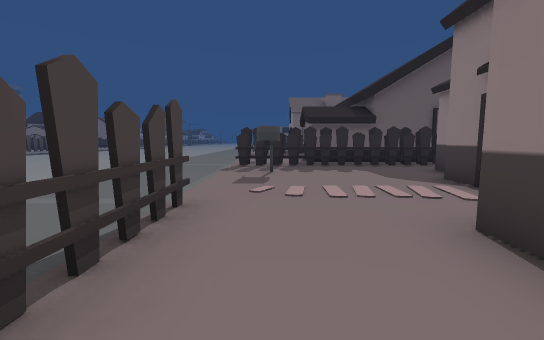
View 1 (above)

16 first-person views from a walk through a scene from a Unity 3-D project. The camera is 1.5 m above the floor, tilts 6° down and sees 90° across. The floor is counted in squares, 2 m on a side. Each view is taken from the middle of a square. On the plan, view 1 faces up. The plan holds only what a view shows up to about 10 squares ahead; the rest is blank. The place goes on beyond the plan. The player is left out. Some animated figures are left out. Some surface patterns are stand-ins.

View 2
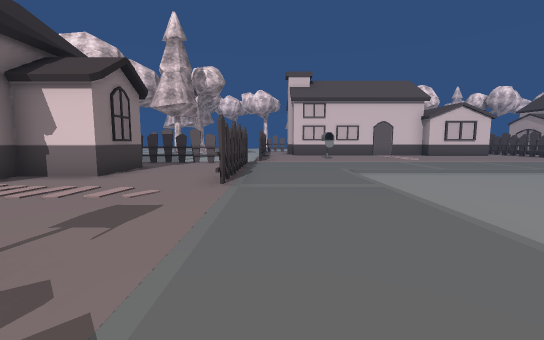

View 3
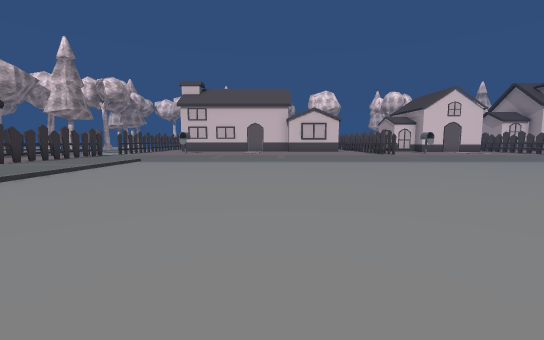

View 4
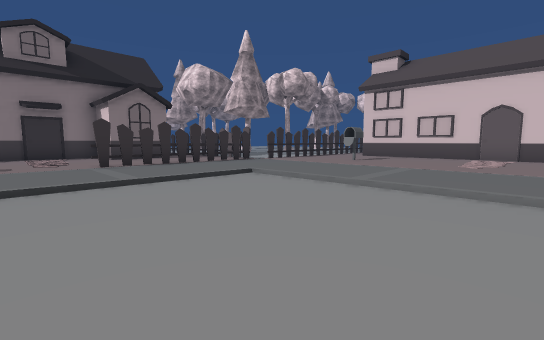

View 5
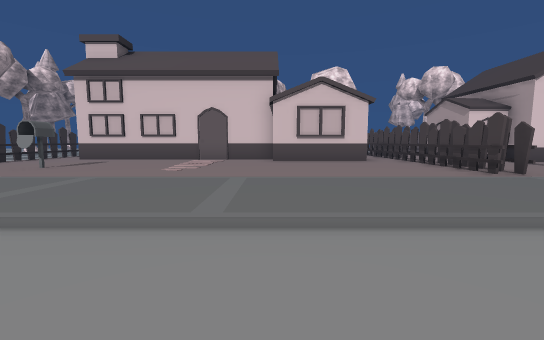

View 6
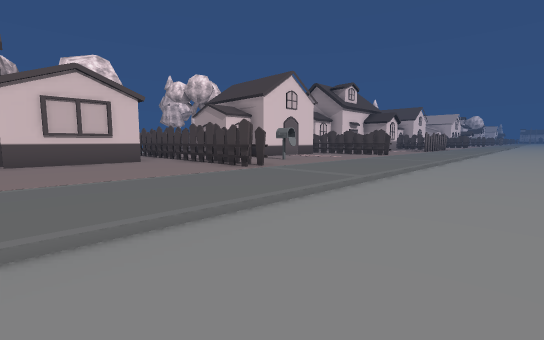

View 7
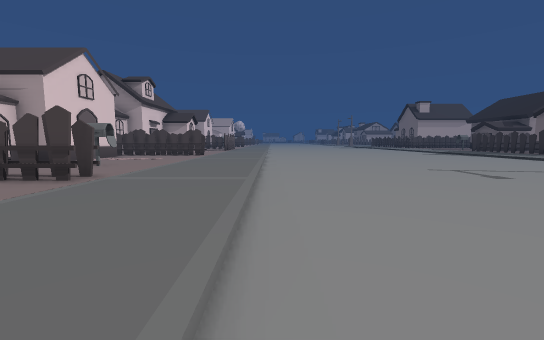

View 8
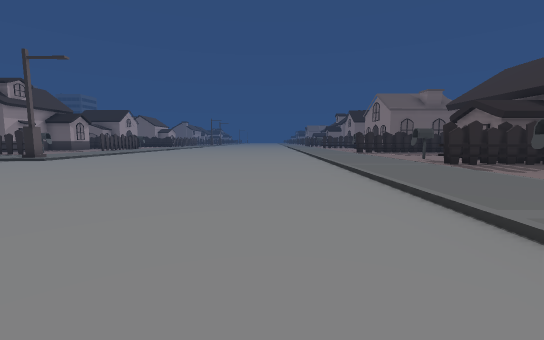

View 9
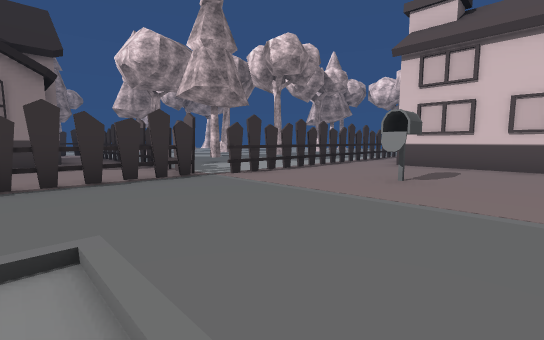

View 10
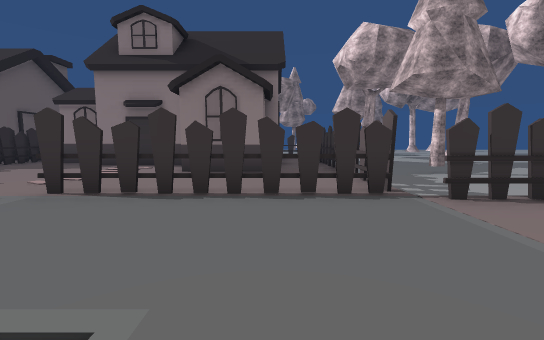

View 11
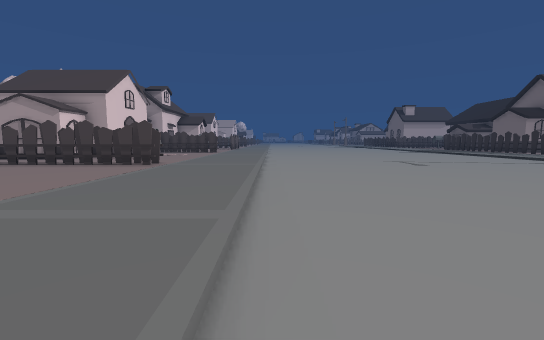

View 12
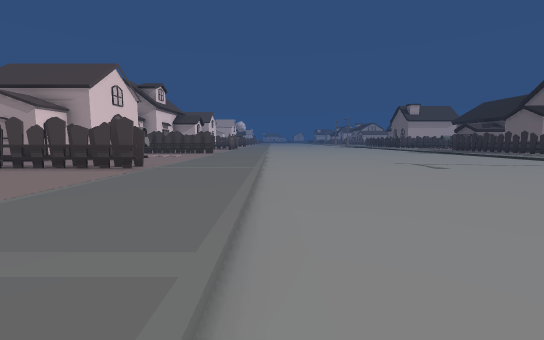

View 13
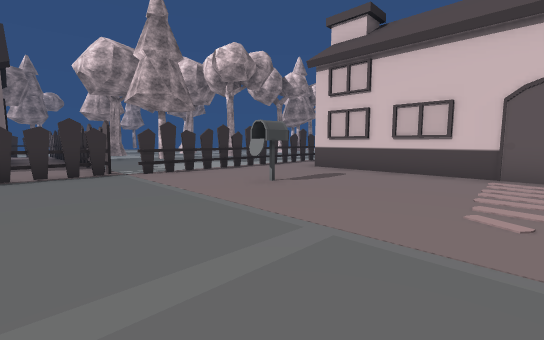

View 14
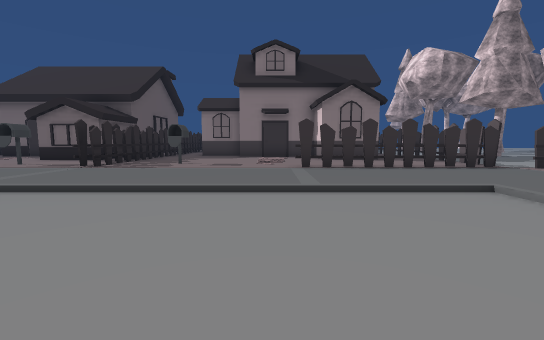

View 15
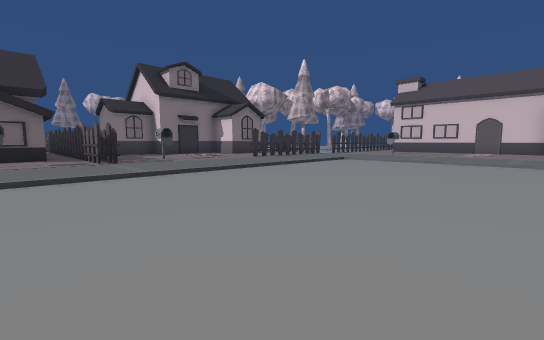

View 16
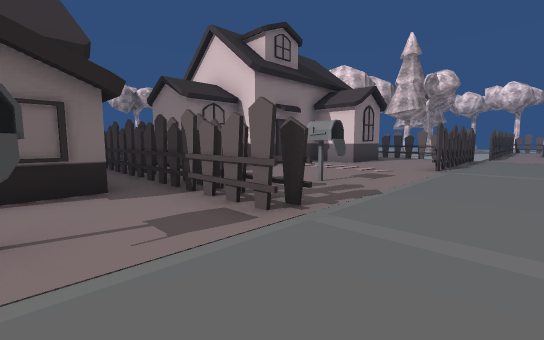

### Floor plan
Key: @ floor where view 1 was taken; # wall or solid block; . main floor; : floor 0.25 m higher than the main floor; / step, stairs or slope; H house; T tree; O other object.
Columns run from 20 left of view 1 to 5 right of it. Each row starts with its distance up from view 1.
 11      .........../::O::#
 10 ................/:::::####
  9 ................/::H#####H
  8 ................/:::
  7 ................/:::O    H
  6 ................/:::     H
  5 ................/:::    HH
  4 ................/:::    H
  3 ................/::H    HH
  2 ................/::H  HHHH
  1 ................/::H  HHHH
  0 :::::::::::::::::::H@   HH
 -1 :::::::::::::::::::H
 -2 :::::::::::::::::::HHHHHHH
 -3      H::::::::::::#.....
 -4      H::::::::::O:#...T..
 -5      H::::::::::::#......
 -6 HH   H:####:::::::# .....
 -7 HHHH H:   #######:#   ...
 -8 HHHH              #   T..
 -9   HH

Where each view was taken, in squares from view 1:
view 1: 0 up, 0 right, facing up
view 2: 8 up, 2 left, facing down
view 3: 11 up, 9 left, facing down
view 4: 5 up, 9 left, facing down-right
view 5: 3 up, 10 left, facing down
view 6: 3 up, 10 left, facing down-left
view 7: 1 up, 10 left, facing left
view 8: 1 up, 6 left, facing up
view 9: 1 up, 6 left, facing down-right
view 10: 0 up, 5 left, facing right
view 11: 1 up, 7 left, facing left
view 12: 1 up, 8 left, facing left
view 13: 0 up, 8 left, facing down-right
view 14: 4 up, 8 left, facing right
view 15: 11 up, 10 left, facing down-right
view 16: 11 up, 3 left, facing down-right
